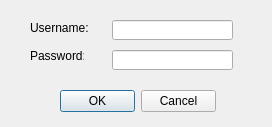
<?xml version="1.0" encoding="UTF-8"?>
<ui version="4.0">
 <class>LoginForm</class>
 <widget class="QWidget" name="LoginForm">
  <property name="geometry">
   <rect>
    <x>0</x>
    <y>0</y>
    <width>272</width>
    <height>127</height>
   </rect>
  </property>
  <property name="windowTitle">
   <string>Login</string>
  </property>
  <widget class="QLineEdit" name="m_text_username">
   <property name="geometry">
    <rect>
     <x>112</x>
     <y>20</y>
     <width>121</width>
     <height>20</height>
    </rect>
   </property>
  </widget>
  <widget class="QLineEdit" name="m_text_passwd">
   <property name="geometry">
    <rect>
     <x>112</x>
     <y>50</y>
     <width>121</width>
     <height>20</height>
    </rect>
   </property>
   <property name="echoMode">
    <enum>QLineEdit::Password</enum>
   </property>
  </widget>
  <widget class="QLabel" name="label_username">
   <property name="geometry">
    <rect>
     <x>30</x>
     <y>20</y>
     <width>61</width>
     <height>16</height>
    </rect>
   </property>
   <property name="text">
    <string>Username:</string>
   </property>
  </widget>
  <widget class="QLabel" name="label_passwd">
   <property name="geometry">
    <rect>
     <x>30</x>
     <y>50</y>
     <width>54</width>
     <height>12</height>
    </rect>
   </property>
   <property name="text">
    <string>Password:</string>
   </property>
  </widget>
  <widget class="QDialogButtonBox" name="okcancel">
   <property name="geometry">
    <rect>
     <x>60</x>
     <y>90</y>
     <width>156</width>
     <height>23</height>
    </rect>
   </property>
   <property name="standardButtons">
    <set>QDialogButtonBox::Cancel|QDialogButtonBox::Ok</set>
   </property>
  </widget>
 </widget>
 <resources/>
 <connections/>
</ui>
